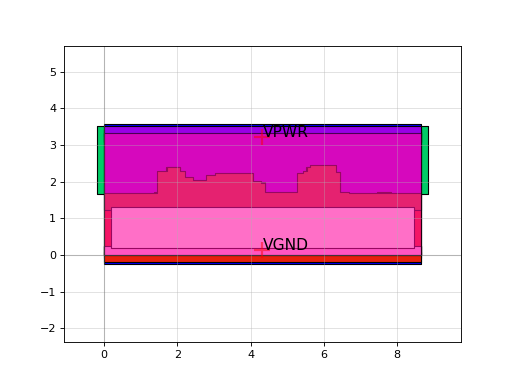

Reproduce this figure in Python.
import sky130

c = sky130.components.sky130_fd_sc_hs__dfxtp_2()
c.plot()
